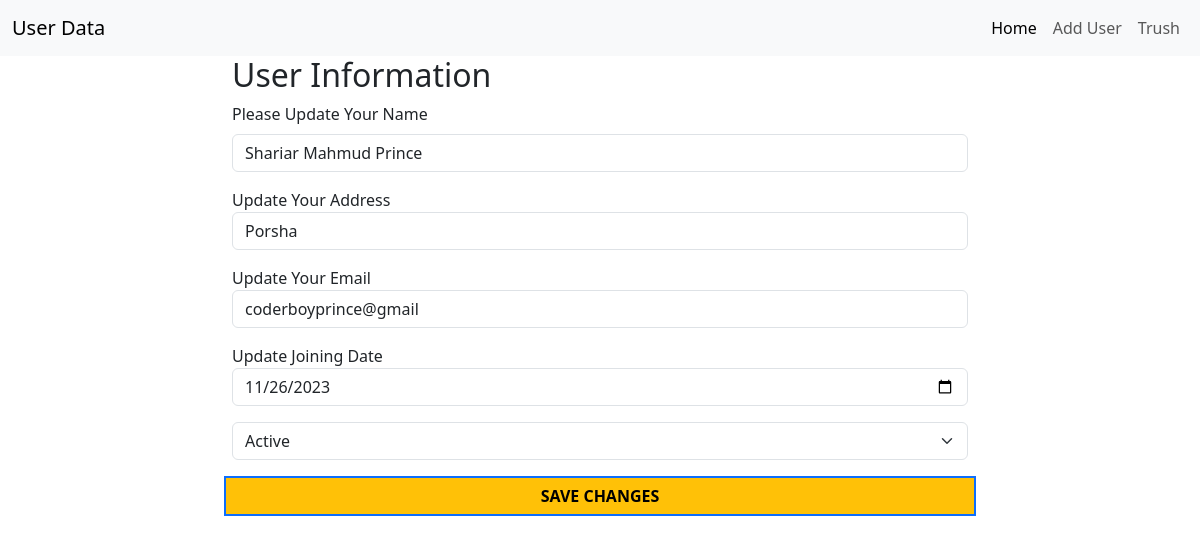
The app's page /update.php?id=2 with its own data.
### tables this page shows
CREATE TABLE `all_user` (
  `id` int(11) NOT NULL,
  `full_name` text NOT NULL,
  `short_address` text NOT NULL,
  `email` varchar(20) NOT NULL,
  `join_date` date NOT NULL,
  `status` int(11) NOT NULL DEFAULT 1 COMMENT '0 for inactive and 1 for active'
);

### update.php (the view, shortened to what this page needs)
<?php include("inc/header.php"); ?>
<div class="container">
    <div class="row">
        <div class="col-lg-8 offset-2">
            <?php
            $id = $_GET['id'];
            $sql = "SELECT * FROM all_user WHERE id=$id";
            $query = mysqli_query($db,$sql);
            while($row = mysqli_fetch_array($query)){
                $name       = $row['full_name'];
                $address    = $row['short_address'];
                $email      = $row['email'];
                $joinDate   = $row['join_date'];
                $status   = $row['status'];
            }
        ?>
            <h2> User Information</h2>
            <form action="" method="post" class="row g-3 needs-validation" novalidate>
                <div class="col-md-12">
                    <label for="fname" class="form-label">Please Update Your Name</label>
                    <input type="text" class="form-control" id="fname" name="fname" value="<?php echo $name; ?>" required>
                </div>
                <div class="col-md-12">
                    <label for="address">Update Your Address</label>
                    <input type="text" class="form-control" id="address" name="address" value="<?php echo $address; ?>" required>
                </div>
                <div class="col-md-12">
                    <label for="email">Update Your Email</label>
                    <input type="email" class="form-control" id="email" name="email" value="<?php echo $email; ?>" required>
                </div>
                <div class="col-md-12">
                    <label for="date">Update Joining Date</label>
                    <input type="date" class="form-control" id="date" name="date" value="<?php echo $joinDate; ?>" required>
                </div>
                <div class="col-md-12">
                    <select name="status" class="form-select">
                        <option value="1"<?php if($status == 1){echo "selected";} ?>>Active</option>
                    </select>
                </div>
                <input type="submit"
                    class="btn btn-warning border-2 border-primary text-uppercase fw-bolder   rounded-0" name="update"
                    value="Save Changes">
            </form>
        </div>
    </div>
</div>

### records on screen
all_user: fname "Shariar Mahmud Prince", address "Porsha", email "coderboyprince@gmail", date "11/26/2023", status "Active"
